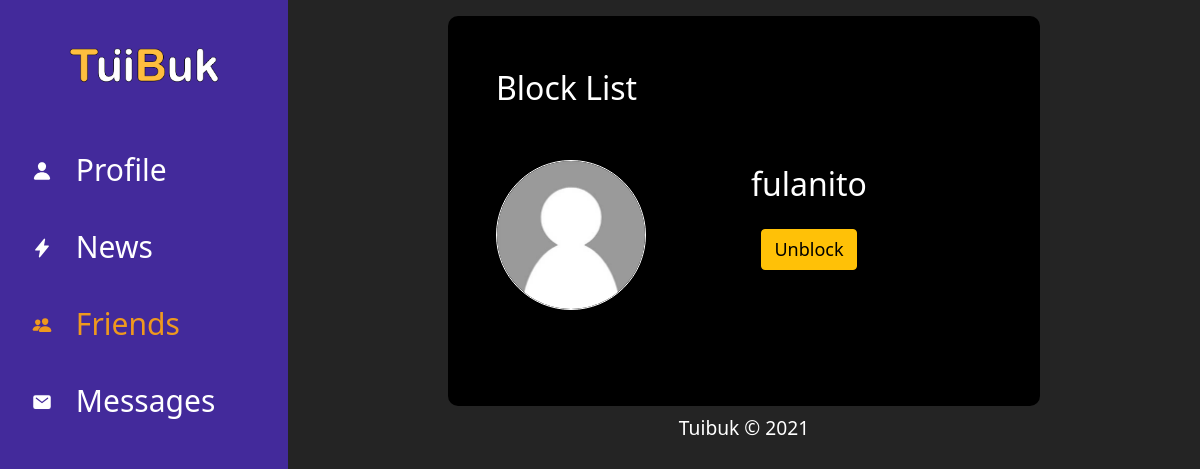
/friends/block-list/ (signed in), run on an earlier commit of the app's database.
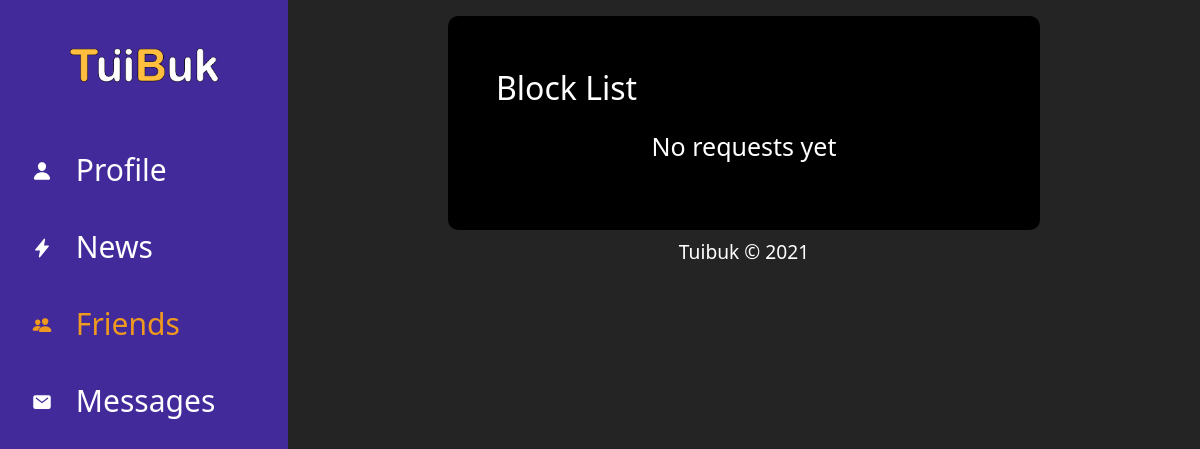
And on a later commit of the database.
### friends/models.py (models this page shows, shortened)
class Relationship(models.Model):
    sender = models.ForeignKey(Profile, on_delete=models.CASCADE, related_name='sender')
    receiver = models.ForeignKey(Profile, on_delete=models.CASCADE, related_name='receiver')
    status = models.CharField(max_length=8, choices=STATUS_CHOICES)
    created = models.DateTimeField(auto_now_add=True)

### registration/models.py (models this page shows, shortened)
class Profile(models.Model):
    user_name = models.OneToOneField(User, on_delete=models.CASCADE)
    friend_user_code = models.CharField(max_length=15, unique=True, blank=True)
    img_profile = models.ImageField(upload_to = 'profiles', null=True, blank=True)
    intro = models.TextField(null=True, blank=True)
    birthday = models.DateField(null=True, blank=True, default=datetime.date.today)
    nationality = models.CharField(max_length=100, blank=True)
    sn_github = models.CharField(max_length=100, null=True, blank=True)
    sn_twitter = models.CharField(max_length=100, null=True, blank=True)
    sn_youtube = models.CharField(max_length=100, null=True, blank=True)
    friends = models.ManyToManyField(User, related_name='friends', blank=True)

### friends/views.py (the view)
# urls.py: path('block-list/', BlockList.as_view(), name='block_list'),
class BlockList(ListView):
    model = Relationship
    template_name = 'friends/block_list.html'
    context_object_name = 'blocks'
    def get_queryset(self):
        result = Relationship.objects.filter(sender__user_name__username=self.request.user, status='blocked')
        return result

### friends/templates/friends/block_list.html (shortened to what this page needs)
{% extends 'base.html' %}
{% block content %}
<div class="content-friends-list">
    <div class="label-profile text-left"><p>Block List</div>
    {% load static %}
    {% if blocks %}
        {% for element in blocks %}
            <div class="mt-5">
                <div class="mb-5 row">
                    <div class="col-12 col-lg-3 text-center">
                        <img class="img-friends-body" src="{% static '/img/profile-default.jpg' %}" alt="">
                    </div>
                    <div class="col-12 col-lg-9 content-friends-actions">
                        <p class="p-block-list ">{{element.receiver.user_name}}</p>
                        <div class="friends-action-body d-md-inline">
                            <a class="friends-action messages-icon" onclick="return abrir_modal('{% url 'friends:unblock_user' element.receiver.user_name %}')"  href="#" ><button type="button" class="btn btn-warning">Unblock</button></a>
                        </div>
                    </div>
                </div>
            </div>
        {% endfor %}
    {% else %}
        <p class="p-no-friends text-center">No requests yet</p>
    {% endif %}
</div>
{% endblock %}

What changed in the data, as far as the page shows it:
removed Relationship: receiver.user_name "fulanito"
Also different on the page:
text now shown: "No requests yet"
